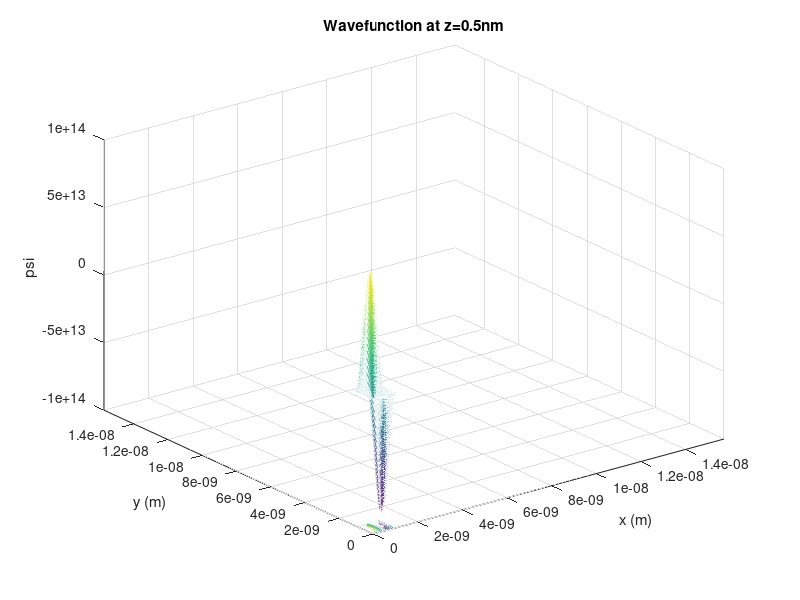

Write MATLAB code to recreate this figure.
%inputs
a=1e-9; %in nm
b=a;
c=a;
l=2; m=1; n=1;
h_bar=1.055e-34; %in J/s
z=0.5e-9; %in nm
me=9.11e-31; %in kg
%fns
[x,y]=meshgrid(0e-9:0.01e-9:1e-9,0e-9:0.01e-9:1e-9); %x,y range and grid
d=sin((l*pi*x)/a); %x var
e=sin((m*pi*y)/b); %y var
f=sqrt(8/(a*b*c))*sin((n*pi*z)/c); %consts
wfn=f*(d.*e); %z var
%plot
meshc(x,y,wfn);
%lables
xlabel('x (m)')
ylabel('y (m)')
zlabel('psi')
title('Wavefunction at z=0.5nm')
%energy
E=(h_bar^2*pi*pi)/(2*me)*(l^2/a^2+m^2/b^2+n^2/c^2); %in J
ev=1.602e-19; %in eV
E2=E/ev; %J to eV conversion
fprintf('The energy is %e J and %f eV\n',E,E2)